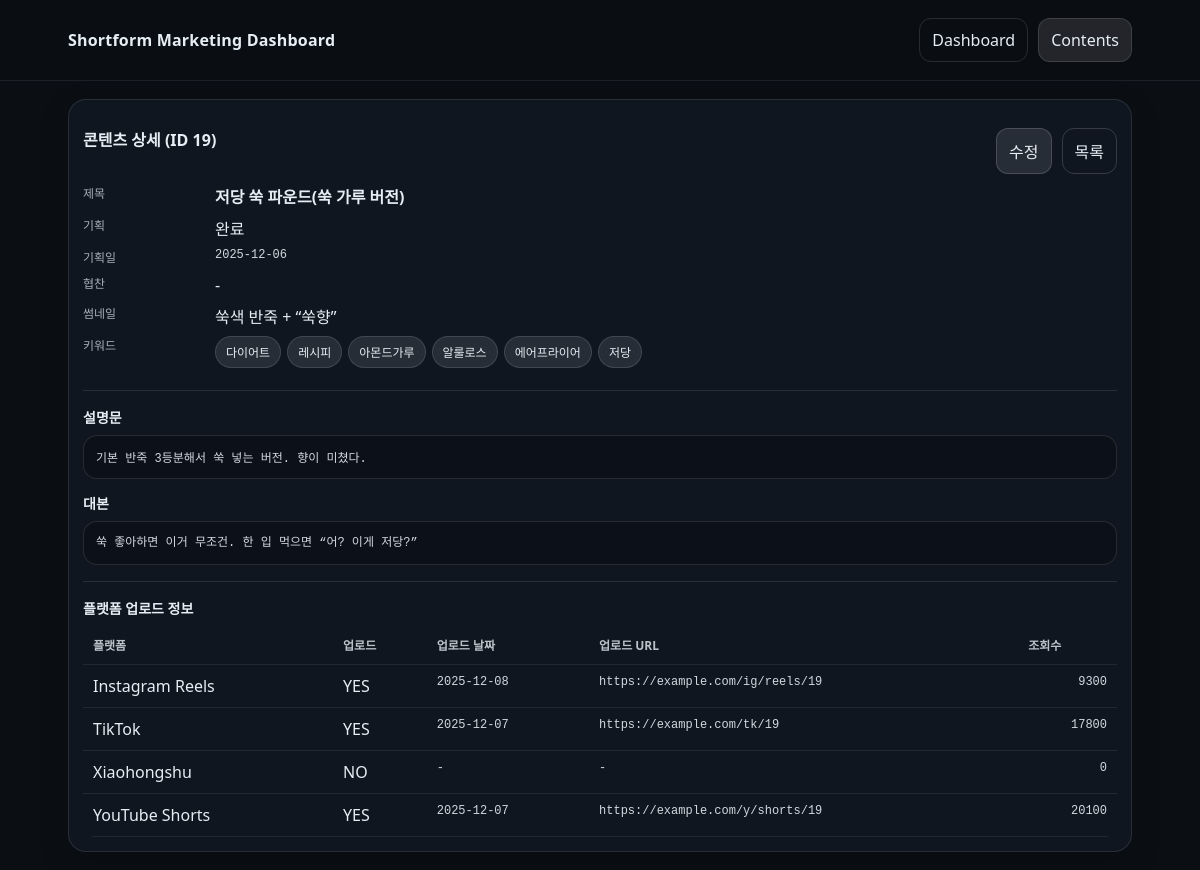
Before: /contents/19 with the older database file.
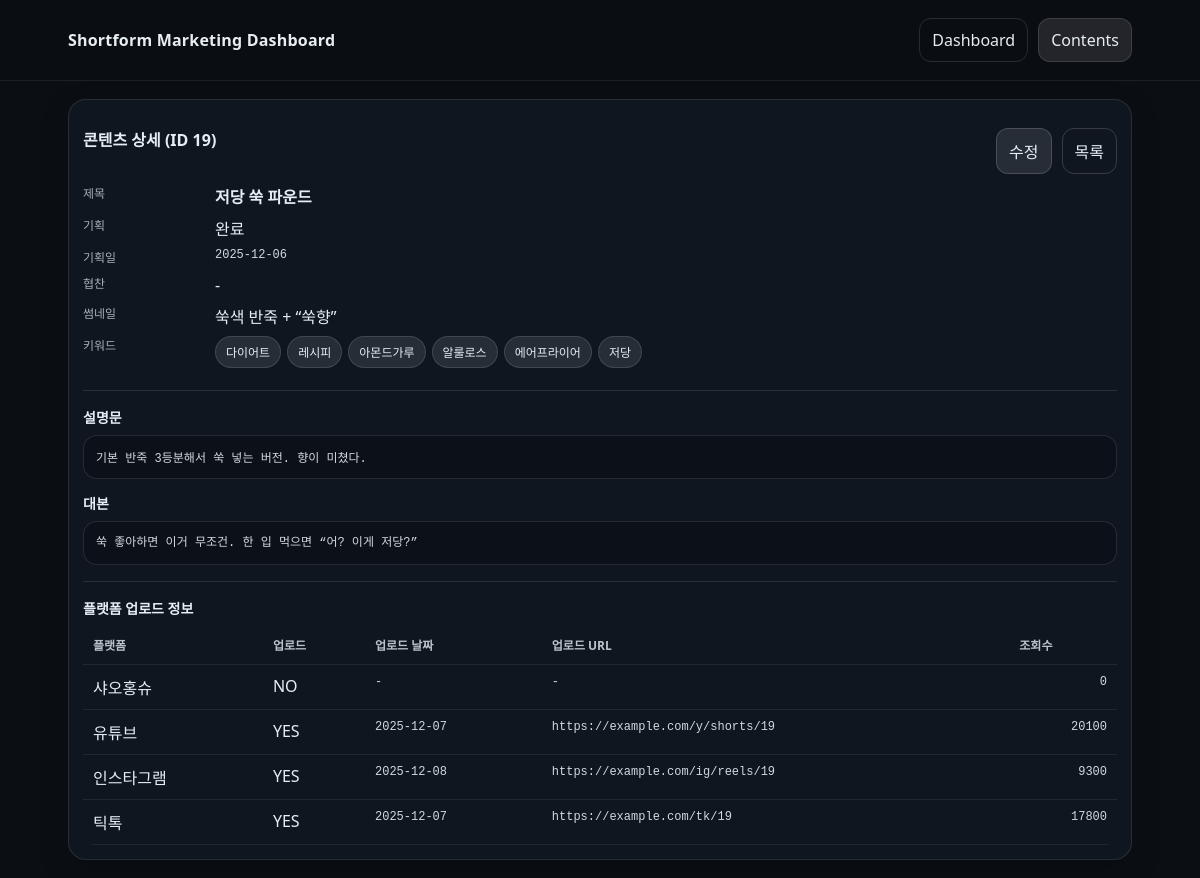
After: the same page with the newer database file.
### tables this page shows
CREATE TABLE contents (
  content_id INTEGER PRIMARY KEY AUTOINCREMENT,
  plan_done INTEGER NOT NULL DEFAULT 0,
  plan_date TEXT,
  title TEXT NOT NULL,
  description TEXT,
  script TEXT,
  thumbnail_concept TEXT,
  sponsored INTEGER NOT NULL DEFAULT 0,
  created_at TEXT DEFAULT (datetime('now'))
);

CREATE TABLE keywords (
  keyword_id INTEGER PRIMARY KEY AUTOINCREMENT,
  keyword TEXT NOT NULL UNIQUE
);

CREATE TABLE content_platform (
  content_id INTEGER NOT NULL,
  platform_id INTEGER NOT NULL,
  is_uploaded INTEGER NOT NULL DEFAULT 0,
  upload_date TEXT,
  upload_url TEXT,
  views INTEGER DEFAULT 0,
  PRIMARY KEY (content_id, platform_id),
  FOREIGN KEY (content_id) REFERENCES contents(content_id),
  FOREIGN KEY (platform_id) REFERENCES platforms(platform_id)
);

CREATE TABLE platforms (
  platform_id INTEGER PRIMARY KEY AUTOINCREMENT,
  name TEXT NOT NULL UNIQUE
);

### app.py (the view)
@app.route("/contents/<int:content_id>")
def content_detail(content_id: int):
    con = get_db()
    cur = con.cursor()
    content = cur.execute("SELECT * FROM contents WHERE content_id=?", (content_id,)).fetchone()
    if not content:
        con.close()
        abort(404)
    platforms = cur.execute("""
        SELECT p.name, cp.is_uploaded, cp.upload_date, cp.upload_url, COALESCE(cp.views,0) AS views
        FROM platforms p
        LEFT JOIN content_platform cp
          ON cp.platform_id = p.platform_id AND cp.content_id = ?
        ORDER BY p.name
    """, (content_id,)).fetchall()
    keywords = cur.execute("""
        SELECT k.keyword
        FROM content_keyword ck
        JOIN keywords k ON k.keyword_id = ck.keyword_id
        WHERE ck.content_id=?
        ORDER BY k.keyword
    """, (content_id,)).fetchall()
    con.close()
    return render_template(
        "content_detail.html",
        app_title=APP_TITLE,
        content=content,
        platforms=platforms,
        keywords=keywords
    )

### app.py (called while the page is built)
def get_db():
    con = sqlite3.connect(DB_PATH)
    con.row_factory = sqlite3.Row
    return con

### templates/content_detail.html (shortened to what this page needs)
<!doctype html>
<html lang="ko">
<head>
  <link rel="stylesheet" href="{{ url_for('static', filename='style.css') }}">
</head>
<body>
  <header class="topbar">
    <div class="wrap">
      <div class="brand">{{ app_title }}</div>
      <nav class="nav">
        <a class="navlink" href="/">Dashboard</a>
        <a class="navlink active" href="/contents">Contents</a>
      </nav>
    </div>
  </header>
  <main class="wrap">
    <section class="panel">
      <div class="titlebar">
        <h2>콘텐츠 상세 (ID {{ content["content_id"] }})</h2>
        <div class="actions">
          <a class="btn" href="/contents/{{ content['content_id'] }}/edit">수정</a>
          <a class="btn ghost" href="/contents">목록</a>
        </div>
      </div>
      <div class="kv">
        <div class="k">제목</div><div class="v"><b>{{ content["title"] }}</b></div>
        <div class="k">기획</div><div class="v">{{ "완료" if content["plan_done"]==1 else "미완료" }}</div>
        <div class="k">기획일</div><div class="v mono">{{ content["plan_date"] or "-" }}</div>
        <div class="k">협찬</div><div class="v">{{ "협찬" if content["sponsored"]==1 else "-" }}</div>
        <div class="k">썸네일</div><div class="v">{{ content["thumbnail_concept"] or "-" }}</div>
        <div class="k">키워드</div>
        <div class="v">
          {% if keywords|length == 0 %}-{% else %}
            {% for kw in keywords %}<span class="chip">{{ kw["keyword"] }}</span>{% endfor %}
          {% endif %}
        </div>
      </div>
      <hr class="hr" />
      <h3 class="h3">설명문</h3>
      <div class="box mono">{{ content["description"] or "-" }}</div>
      <h3 class="h3" style="margin-top:14px;">대본</h3>
      <div class="box mono pre">{{ content["script"] or "-" }}</div>
      <hr class="hr" />
      <h3 class="h3">플랫폼 업로드 정보</h3>
      <table class="table">
        <thead>
          <tr>
            <th>플랫폼</th>
            <th>업로드</th>
            <th>업로드 날짜</th>
            <th>업로드 URL</th>
            <th class="right">조회수</th>
          </tr>
        </thead>
        <tbody>
          {% for p in platforms %}
          <tr>
            <td>{{ p["name"] }}</td>
            <td>{{ "YES" if p["is_uploaded"]==1 else "NO" }}</td>
            <td class="mono">{{ p["upload_date"] or "-" }}</td>
            <td class="mono">{{ p["upload_url"] or "-" }}</td>
            <td class="right mono">{{ p["views"] }}</td>
          </tr>
          {% endfor %}
        </tbody>
      </table>
    </section>
  </main>
</body>
</html>

Changed rows visible on the page:
changed contents "완료": title "저당 쑥 파운드(쑥 가루 버전)" → "저당 쑥 파운드"
changed through a linked row, content_platform "NO": name "Xiaohongshu" → "샤오홍슈"; moves up the list
changed through a linked row, content_platform "https://example.com/y/shorts/19": name "YouTube Shorts" → "유튜브"; moves up the list
changed through a linked row, content_platform "https://example.com/ig/reels/19": name "Instagram Reels" → "인스타그램"
changed through a linked row, content_platform "https://example.com/tk/19": name "TikTok" → "틱톡"
